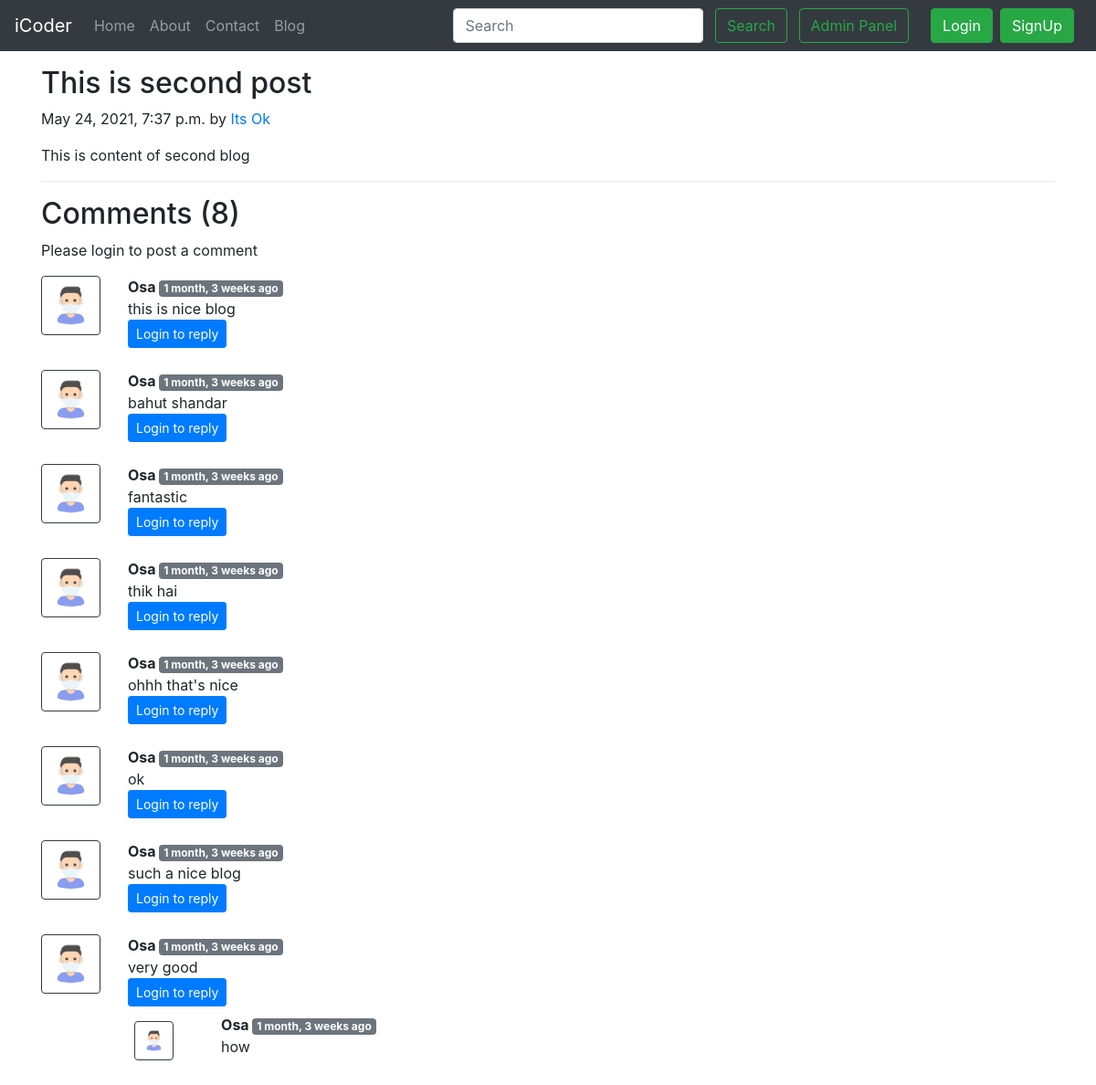
The page /blog/second-post on the database its author committed.
### blog/models.py (models this page shows, shortened)
class Post(models.Model):
    sno=models.AutoField(primary_key=True)
    title=models.CharField(max_length=255)
    author=models.CharField(max_length=14)
    slug=models.CharField(max_length=130)
    timeStamp=models.DateTimeField(blank=True)
    content=models.TextField()

class BlogComment(models.Model):
    sno= models.AutoField(primary_key=True)
    comment=models.TextField()
    user=models.ForeignKey(User, on_delete=models.CASCADE)
    post=models.ForeignKey(Post, on_delete=models.CASCADE)
    parent=models.ForeignKey('self',on_delete=models.CASCADE, null=True )
    timestamp= models.DateTimeField(default=now)

### blog/views.py (the view)
# urls.py: path('<str:slug>', views.blogPost, name='blogPost'),
def blogPost(request, slug):
    post=Post.objects.filter(slug=slug).first()
    comments= BlogComment.objects.filter(post=post, parent=None)
    replies= BlogComment.objects.filter(post=post).exclude(parent=None)
    replyDict={}
    for reply in replies:
        if reply.parent.sno not in replyDict.keys():
            replyDict[reply.parent.sno]=[reply]
        else:
            replyDict[reply.parent.sno].append(reply)
    context={'post':post, 'comments': comments, 'user': request.user, 'replyDict': replyDict}
    return render(request, "blog/blogPost.html", context)

### blog/templatetags/extras.py (called while the page is built)
@register.filter(name='get_val')
def get_val(dict, key):
    return dict.get(key)

### templates/blog/blogPost.html (shortened to what this page needs)
{% extends 'base.html' %}
{% block body %}
{% load humanize %}
{% load extras %}
<div class="container my-3">
    <h2 class="blog-post-title">{{post.title}}</h2>
    <p class="blog-post-meta">{{post.timeStamp}} by <a href="/about">{{post.author}}</a></p>
    <p>{{post.content| safe}}</p>
    <hr>
</div>
<div class="container">
    <h2> Comments ({{comments.count}}) </h2>
    <div class="my-2">
        {% if user.is_authenticated %}
        <form action="/blog/postComment" method="post">
            {% csrf_token %}
            <div class="form-group">
                <label for="exampleInputEmail1">Post Comment </label>
                <input type="text" class="form-control" name="comment" placeholder="Enter comment here">
            </div>
            <input type="hidden" name="postSno" value="{{post.sno}}">
            <input type="hidden" name="parentSno" value="">
            <button type="submit" class="btn btn-primary">Submit</button>
        </form>
        {% else %}
        Please login to post a comment
        {% endif %}
    </div>
    {% for comment in comments %}
    <div class="row my-3">
        <div class="col-md-1  ">
            <img class="rounded mx-auto d-block w-100 border border-dark p-2" src="/static/img/user.png" alt="user">
        </div>
        <div class="col-md-11 ">
            <b> {{comment.user.username}} </b> <span class="badge badge-secondary ">{{comment.timestamp| naturaltime}}</span>
            <div>{{comment.comment}}</div>
            <div class="reply mx-0">
                {% if user.is_authenticated %}
                <button class="btn btn-sm btn-primary" type="button" data-toggle="collapse" data-target="#replyBox{{comment.sno}}" aria-expanded="false" aria-controls="replyBox{{comment.sno}}">
                    Reply
                </button>
                <div class="collapse" id="replyBox{{comment.sno}}">
                    <div class="card card-body my-2">
                        <form action="/blog/postComment" method="post">
                            {% csrf_token %}
                            <div class="form-group">
                                <label for="comment">Post a reply </label>
                                <input type="text" class="form-control" name="comment" placeholder="Enter comment here">
                                <input type="hidden" name="parentSno" value="{{comment.sno}}">
                            </div>
                            <input type="hidden" name="postSno" value="{{post.sno}}">
                            <button type="submit" class="btn btn-primary">Submit</button>
                        </form>
                    </div>
                </div>
                {% else %}
                <button class="btn btn-sm btn-primary" type="button" data-toggle="collapse" data-target="#replyBox{{comment.sno}}" aria-expanded="false" aria-controls="replyBox{{comment.sno}}">
                    Login to reply
                </button>
                {% endif %}
                <div class="replies my-2 ">
                    {% for reply in replyDict|get_val:comment.sno %}
                    <div class="row my-2">
                        <div class="col-md-1 ">
                            <img class="rounded mx-auto d-block w-75 my-2 border border-dark p-2" src="/static/img/user.png" alt="user">
                        </div>
                        <div class="col-md-11">
                            <div class="col-md-11 ">
                                <b> {{reply.user.username}} </b> <span class="badge badge-secondary ">{{reply.timestamp| naturaltime}}</span>
                                <div>{{reply.comment}}</div>
                            </div>
                            <br>
                        </div>
                    </div>
                    {% endfor %}
                </div>
            </div>
        </div>
    </div>
    {% endfor %}
</div>
{% endblock %}

### templates/base.html (shortened to what this page needs)
<!doctype html>
<html lang="en">
  <head>
    <link rel="stylesheet" href="https://stackpath.bootstrapcdn.com/bootstrap/4.5.2/css/bootstrap.min.css">
  </head>
  <body>
    <nav class="navbar navbar-expand-lg navbar-dark bg-dark">
        <a class="navbar-brand" href="/">iCoder</a>
        <div class="collapse navbar-collapse" id="navbarSupportedContent">
          <ul class="navbar-nav mr-auto">
            <li class="nav-item {% block homeactive %}  {% endblock homeactive %}">
              <a class="nav-link" href="/">Home <span class="sr-only">(current)</span></a>
            </li>
            <li class="nav-item {% block aboutactive %}  {% endblock aboutactive %}" >
              <a class="nav-link" href="/about">About</a>
            </li>
            <li class="nav-item {% block contactactive %}  {% endblock contactactive %} ">
              <a class="nav-link" href="/contact">Contact</a>
            </li>
            <li class="nav-item {% block blogactive %}  {% endblock blogactive %} ">
              <a class="nav-link" href="/blog">Blog</a>
            </li>
          </ul>
          <div class="ml-auto form-inline ">
          <form method="get" action="/search"class="my-2 my-lg-0 mx-3">
            <input class="form-control mr-sm-2" type="search" placeholder="Search" aria-label="Search" name="query" id="query">
            <button class="btn btn-outline-success my-2 my-sm-0 " type="submit">Search</button>
            <a href="/admin" role="button" target="_blank" class="btn btn-outline-success m-2 my-sm-0"> Admin Panel </a>
          </form>
{% if user.is_authenticated %}
<ul class="navbar-nav mr-2">
<li class="nav-item dropdown">
<a class="nav-link dropdown-toggle" href='#' id="navbarDropdown" role="button" data-toggle="dropdown"> Welcome {{request.user}}</a>
<div class="dropdown-menu" aria-labelledby="navbarDropdown">
          <a class="dropdown-item" href="/logout">Logout</a>
        </div>
      </li>
      </ul>
      </div>
{% else %}
<button type="button" class="btn btn-success mr-2" data-toggle="modal" data-target="#loginModal">
Login
</button>
<button type="button" class="btn btn-success mr-2" data-toggle="modal" data-target="#signupModal">
SignUp
</button>
{% endif %}
        </div>
      </nav>
      {% block body %}  {% endblock body %}
  </body>
</html>

### rows shown on the page
Post: title "This is second post", timeStamp "May 24, 2021, 7:37 p.m.", author "Its Ok", content "This is content of second blog"
BlogComment: user.username "Osa", timestamp "1 month, 3 weeks ago", comment "this is nice blog"
BlogComment: user.username "Osa", timestamp "1 month, 3 weeks ago", comment "bahut shandar"
BlogComment: user.username "Osa", timestamp "1 month, 3 weeks ago", comment "fantastic"
BlogComment: user.username "Osa", timestamp "1 month, 3 weeks ago", comment "thik hai"
BlogComment: user.username "Osa", timestamp "1 month, 3 weeks ago", comment "ohhh that's nice"
BlogComment: user.username "Osa", timestamp "1 month, 3 weeks ago", comment "ok"
BlogComment: user.username "Osa", timestamp "1 month, 3 weeks ago", comment "such a nice blog"
BlogComment: user.username "Osa", timestamp "1 month, 3 weeks ago", comment "very good"
BlogComment: user.username "Osa", timestamp "1 month, 3 weeks ago", comment "how"

### other values the page prints
{{ comments.count }} "8"
